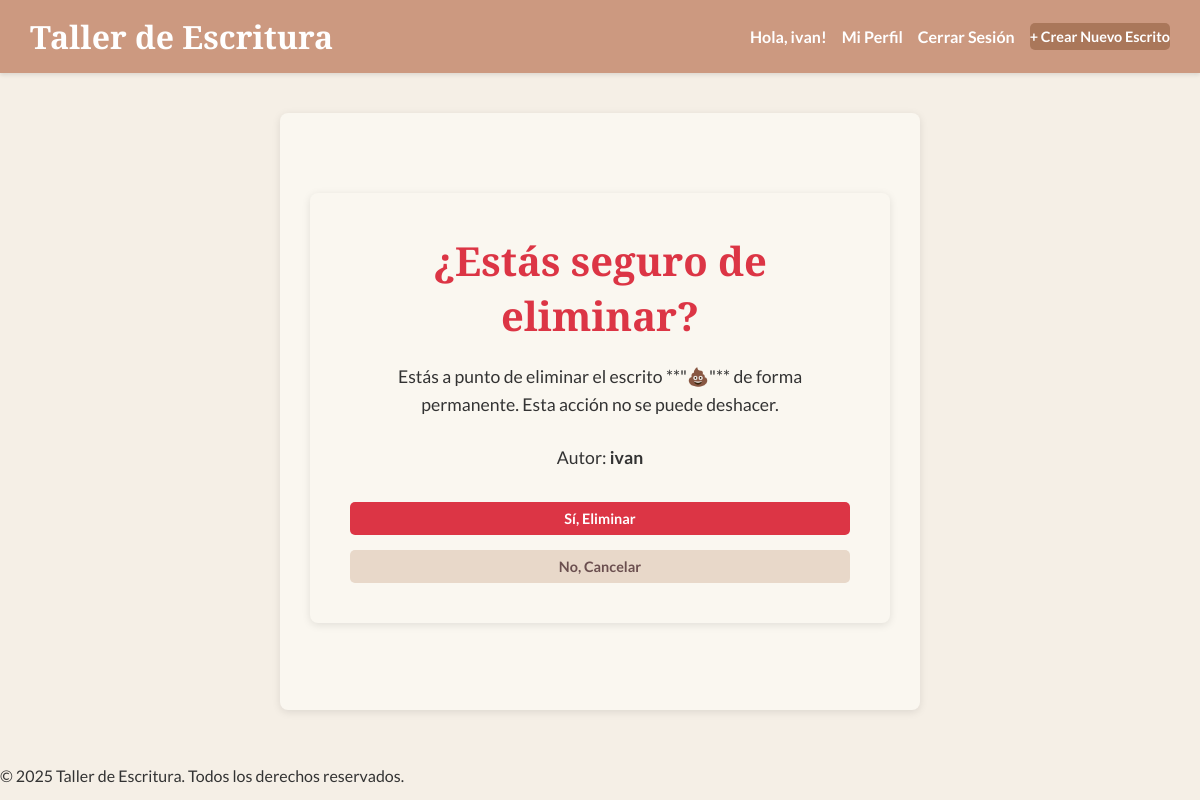
/escritura/2/eliminar/ (signed in), run on an earlier commit of the app's database.
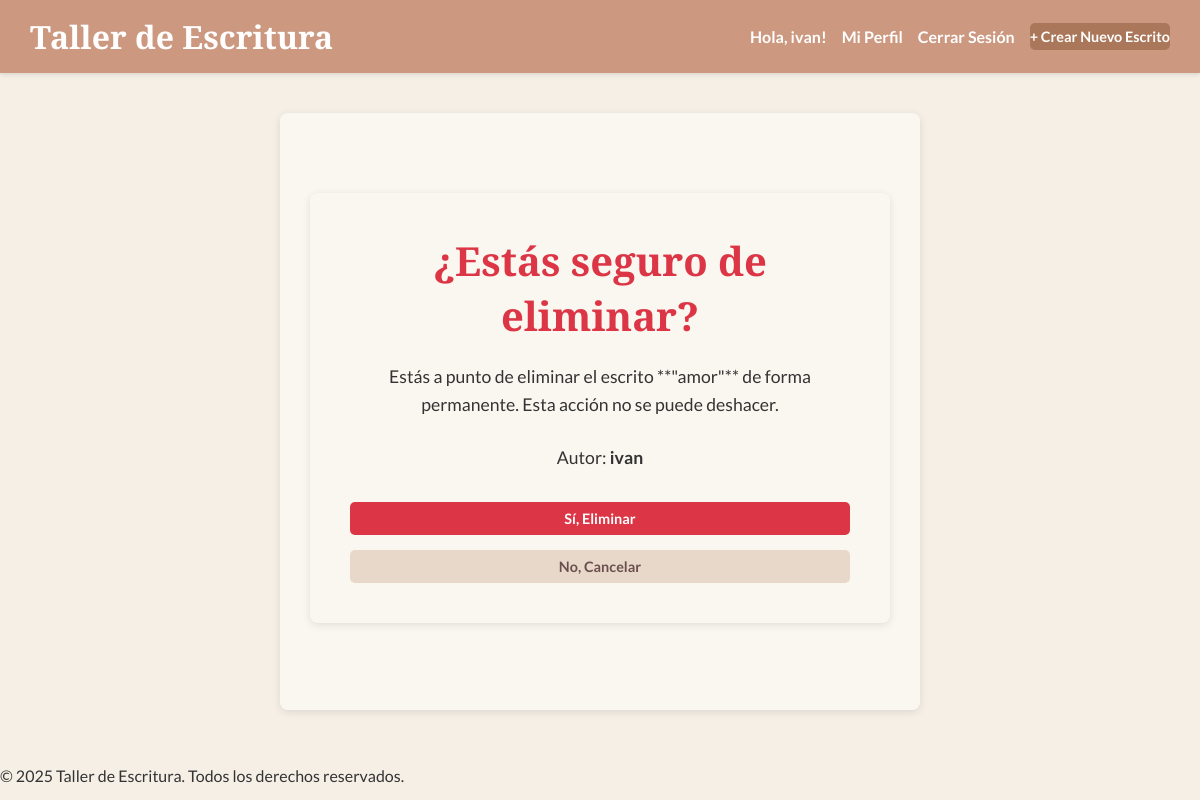
And on a later commit of the database.
### escritura/models.py (models this page shows, shortened)
class Escrito(models.Model):
    ESTADO_CHOICES = [
        ('BORRADOR', 'Borrador'),
        ('PRIVADO', 'Privado'),
        ('PUBLICO', 'Público'),
    ]
    autor = models.ForeignKey(User, on_delete=models.CASCADE, related_name='escritos')
    titulo = models.CharField(max_length=200)
    contenido = RichTextUploadingField() # MODIFICADO: Usa RichTextUploadingField para permitir subir archivos
    fecha_creacion = models.DateTimeField(auto_now_add=True)
    fecha_actualizacion = models.DateTimeField(auto_now=True)
    estado = models.CharField(max_length=10, choices=ESTADO_CHOICES, default='BORRADOR')
    class Meta:
        ordering = ['-fecha_creacion']
        verbose_name = "Escrito"
        verbose_name_plural = "Escritos"

### escritura/views.py (the view)
# urls.py: path('<int:pk>/eliminar/', views.eliminar_escrito, name='eliminar_escrito'),
@login_required # Solo usuarios autenticados pueden acceder.
def eliminar_escrito(request, pk):
    escrito = get_object_or_404(Escrito, pk=pk)
    if request.user != escrito.autor:
        messages.error(request, "No tienes permiso para eliminar este escrito.")
        return redirect('escritura:detalle_escrito', pk=escrito.pk)
    if request.method == 'POST':
        escrito.delete() # ¡Elimina el objeto de la base de datos!
        messages.success(request, f"El escrito '{escrito.titulo}' ha sido eliminado exitosamente.")
        return redirect('escritura:lista_escritos') # Redirige a la lista después de eliminar.
    return render(request, 'escritura/confirmar_eliminar_escrito.html', {'escrito': escrito})

### escritura/templates/escritura/confirmar_eliminar_escrito.html (shortened to what this page needs)
{% extends 'base.html' %}
{% block content %}
    <div class="confirmation-container">
        <h1 class="page-title" style="color: #dc3545;">¿Estás seguro de eliminar?</h1>
        <p>Estás a punto de eliminar el escrito **"{{ escrito.titulo }}"** de forma permanente. Esta acción no se puede deshacer.</p>
        <p>Autor: <strong>{{ escrito.autor.username }}</strong></p>
        <form method="post" style="display: flex; gap: 15px; margin-top: 30px; justify-content: center;">
            <button type="submit" class="button danger">Sí, Eliminar</button>
            <a href="{% url 'escritura:detalle_escrito' pk=escrito.pk %}" class="button secondary">No, Cancelar</a>
        </form>
    </div>
{% endblock %}

What changed in the data, as far as the page shows it:
changed Escrito "ivan": titulo "💩" → "amor"
